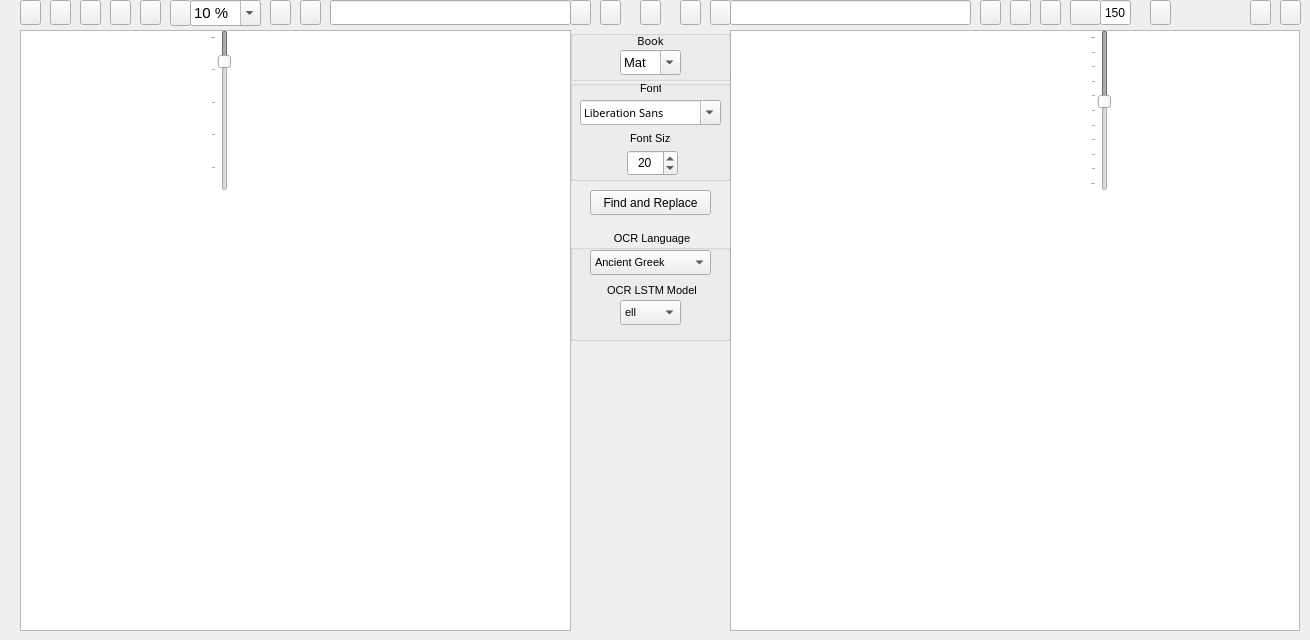
  <widget class="QWidget" name="centralwidget">
   <widget class="QPushButton" name="OpenImageFilebutton">
    <property name="geometry">
     <rect>
      <x>20</x>
      <y>0</y>
      <width>21</width>
      <height>25</height>
     </rect>
    </property>
    <property name="font">
     <font>
      <family>FROMVS [MAXR]</family>
      <pointsize>8</pointsize>
     </font>
    </property>
    <property name="toolTip">
     <string>Open current image</string>
    </property>
    <property name="text">
     <string/>
    </property>
    <property name="icon">
     <iconset resource="../UI_Icons.qrc">
      <normaloff>:/Icons/Icons/folder-open-image.png</normaloff>:/Icons/Icons/folder-open-image.png</iconset>
    </property>
   </widget>
   <widget class="QLineEdit" name="ImageLe">
    <property name="geometry">
     <rect>
      <x>330</x>
      <y>0</y>
      <width>241</width>
      <height>25</height>
     </rect>
    </property>
    <property name="toolTip">
     <string>Current image name</string>
    </property>
   </widget>
   <widget class="QPushButton" name="EditCorrectedTextbutton">
    <property name="geometry">
     <rect>
      <x>980</x>
      <y>0</y>
      <width>21</width>
      <height>25</height>
     </rect>
    </property>
    <property name="font">
     <font>
      <family>FROMVS [MAXR]</family>
      <pointsize>8</pointsize>
     </font>
    </property>
    <property name="toolTip">
     <string>Open current text(.txt,.csv) file</string>
    </property>
    <property name="text">
     <string/>
    </property>
    <property name="icon">
     <iconset resource="../UI_Icons.qrc">
      <normaloff>:/Icons/Icons/folder-open-document-text.png</normaloff>:/Icons/Icons/folder-open-document-text.png</iconset>
    </property>
   </widget>
   <widget class="QPushButton" name="SaveAsOCRCorrTextbutton">
    <property name="geometry">
     <rect>
      <x>1250</x>
      <y>0</y>
      <width>21</width>
      <height>25</height>
     </rect>
    </property>
    <property name="font">
     <font>
      <family>FROMVS [MAXR]</family>
      <pointsize>8</pointsize>
     </font>
    </property>
    <property name="toolTip">
     <string>Save current text file as...</string>
    </property>
    <property name="text">
     <string/>
    </property>
    <property name="icon">
     <iconset resource="../UI_Icons.qrc">
      <normaloff>:/Icons/Icons/disk-rename.png</normaloff>:/Icons/Icons/disk-rename.png</iconset>
    </property>
   </widget>
   <widget class="QPushButton" name="SaveOCRCorrTextbutton">
    <property name="geometry">
     <rect>
      <x>1280</x>
      <y>0</y>
      <width>21</width>
      <height>25</height>
     </rect>
    </property>
    <property name="font">
     <font>
      <family>FROMVS [MAXR]</family>
      <pointsize>8</pointsize>
     </font>
    </property>
    <property name="toolTip">
     <string>Overwrite current text file</string>
    </property>
    <property name="text">
     <string/>
    </property>
    <property name="icon">
     <iconset resource="../UI_Icons.qrc">
      <normaloff>:/Icons/Icons/disk.png</normaloff>:/Icons/Icons/disk.png</iconset>
    </property>
   </widget>
   <widget class="QTextEdit" name="OCRText">
    <property name="geometry">
     <rect>
      <x>730</x>
      <y>30</y>
      <width>570</width>
      <height>601</height>
     </rect>
    </property>
    <property name="minimumSize">
     <size>
      <width>540</width>
      <height>600</height>
     </size>
    </property>
    <property name="font">
     <font>
      <pointsize>8</pointsize>
     </font>
    </property>
   </widget>
   <widget class="QPushButton" name="reloadTextbutton">
    <property name="geometry">
     <rect>
      <x>710</x>
      <y>0</y>
      <width>21</width>
      <height>25</height>
     </rect>
    </property>
    <property name="toolTip">
     <string>Reload current text</string>
    </property>
    <property name="text">
     <string/>
    </property>
    <property name="icon">
     <iconset resource="../UI_Icons.qrc">
      <normaloff>:/Icons/Icons/reload-text.png</normaloff>:/Icons/Icons/reload-text.png</iconset>
    </property>
   </widget>
   <widget class="QPushButton" name="reloadImagebutton">
    <property name="geometry">
     <rect>
      <x>570</x>
      <y>0</y>
      <width>21</width>
      <height>25</height>
     </rect>
    </property>
    <property name="toolTip">
     <string>Reload current image</string>
    </property>
    <property name="text">
     <string/>
    </property>
    <property name="icon">
     <iconset resource="../UI_Icons.qrc">
      <normaloff>:/Icons/Icons/reload.png</normaloff>:/Icons/Icons/reload.png</iconset>
    </property>
   </widget>
   <widget class="QPushButton" name="MyPixlerbutton">
    <property name="geometry">
     <rect>
      <x>50</x>
      <y>0</y>
      <width>21</width>
      <height>25</height>
     </rect>
    </property>
    <property name="toolTip">
     <string>Edit source images with MyPixler</string>
    </property>
    <property name="text">
     <string/>
    </property>
    <property name="icon">
     <iconset resource="../UI_Icons.qrc">
      <normaloff>:/Icons/Icons/BiblionPixler1.png</normaloff>:/Icons/Icons/BiblionPixler1.png</iconset>
    </property>
   </widget>
   <widget class="QPushButton" name="PrevImgButton">
    <property name="geometry">
     <rect>
      <x>270</x>
      <y>0</y>
      <width>21</width>
      <height>25</height>
     </rect>
    </property>
    <property name="toolTip">
     <string>Previous current image - !pair independent</string>
    </property>
    <property name="text">
     <string/>
    </property>
    <property name="icon">
     <iconset resource="../UI_Icons.qrc">
      <normaloff>:/Icons/Icons/back_image.png</normaloff>:/Icons/Icons/back_image.png</iconset>
    </property>
   </widget>
   <widget class="QPushButton" name="NextImgButton">
    <property name="geometry">
     <rect>
      <x>300</x>
      <y>0</y>
      <width>21</width>
      <height>25</height>
     </rect>
    </property>
    <property name="toolTip">
     <string>Next current image - !pair independent</string>
    </property>
    <property name="text">
     <string/>
    </property>
    <property name="icon">
     <iconset resource="../UI_Icons.qrc">
      <normaloff>:/Icons/Icons/forward_image.png</normaloff>:/Icons/Icons/forward_image.png</iconset>
    </property>
   </widget>
   <widget class="QPushButton" name="PrevTxtButton">
    <property name="geometry">
     <rect>
      <x>1010</x>
      <y>0</y>
      <width>21</width>
      <height>25</height>
     </rect>
    </property>
    <property name="toolTip">
     <string>Previous current text - !pair independent</string>
    </property>
    <property name="text">
     <string/>
    </property>
    <property name="icon">
     <iconset resource="../UI_Icons.qrc">
      <normaloff>:/Icons/Icons/back_text.png</normaloff>:/Icons/Icons/back_text.png</iconset>
    </property>
   </widget>
   <widget class="QPushButton" name="NextTxtButton">
    <property name="geometry">
     <rect>
      <x>1040</x>
      <y>0</y>
      <width>21</width>
      <height>25</height>
     </rect>
    </property>
    <property name="toolTip">
     <string>Next current text - !pair independent</string>
    </property>
    <property name="text">
     <string/>
    </property>
    <property name="icon">
     <iconset resource="../UI_Icons.qrc">
      <normaloff>:/Icons/Icons/forward_text.png</normaloff>:/Icons/Icons/forward_text.png</iconset>
    </property>
   </widget>
   <widget class="QPushButton" name="BothNextButton">
    <property name="geometry">
     <rect>
      <x>680</x>
      <y>0</y>
      <width>21</width>
      <height>25</height>
     </rect>
    </property>
    <property name="toolTip">
     <string>Next current image|text pair</string>
    </property>
    <property name="text">
     <string/>
    </property>
    <property name="icon">
     <iconset resource="../UI_Icons.qrc">
      <normaloff>:/Icons/Icons/ui-button-navigation.png</normaloff>:/Icons/Icons/ui-button-navigation.png</iconset>
    </property>
   </widget>
   <widget class="QPushButton" name="BothPrevButton">
    <property name="geometry">
     <rect>
      <x>600</x>
      <y>0</y>
      <width>21</width>
      <height>25</height>
     </rect>
    </property>
    <property name="toolTip">
     <string>Previous current image|text pair</string>
    </property>
    <property name="text">
     <string/>
    </property>
    <property name="icon">
     <iconset resource="../UI_Icons.qrc">
      <normaloff>:/Icons/Icons/ui-button-navigation-back.png</normaloff>:/Icons/Icons/ui-button-navigation-back.png</iconset>
    </property>
   </widget>
   <widget class="QPushButton" name="BothLoadButton">
    <property name="enabled">
     <bool>true</bool>
    </property>
    <property name="geometry">
     <rect>
      <x>640</x>
      <y>0</y>
      <width>21</width>
      <height>25</height>
     </rect>
    </property>
    <property name="toolTip">
     <string>Load current image|text pair</string>
    </property>
    <property name="text">
     <string/>
    </property>
    <property name="icon">
     <iconset resource="../UI_Icons.qrc">
      <normaloff>:/Icons/Icons/documents1.png</normaloff>:/Icons/Icons/documents1.png</iconset>
    </property>
   </widget>
   <widget class="QGroupBox" name="OCRgroupBox">
    <property name="geometry">
     <rect>
      <x>570</x>
      <y>230</y>
      <width>161</width>
      <height>111</height>
     </rect>
    </property>
    <property name="font">
     <font>
      <pointsize>8</pointsize>
     </font>
    </property>
    <property name="title">
     <string> OCR Language</string>
    </property>
    <property name="alignment">
     <set>Qt::AlignCenter</set>
    </property>
    <widget class="QComboBox" name="OCRModelComboBox">
     <property name="geometry">
      <rect>
       <x>50</x>
       <y>70</y>
       <width>61</width>
       <height>25</height>
      </rect>
     </property>
     <property name="toolTip">
      <string>Select OCR language model</string>
     </property>
     <property name="locale">
      <locale language="English" country="UnitedStates"/>
     </property>
     <property name="editable">
      <bool>false</bool>
     </property>
     <item>
      <property name="text">
       <string>ell</string>
      </property>
     </item>
     <item>
      <property name="text">
       <string>grc</string>
      </property>
     </item>
     <item>
      <property name="text">
       <string>feg</string>
      </property>
     </item>
     <item>
      <property name="text">
       <string>heb</string>
      </property>
     </item>
     <item>
      <property name="text">
       <string>feh</string>
      </property>
     </item>
     <item>
      <property name="text">
       <string>lat</string>
      </property>
     </item>
     <item>
      <property name="text">
       <string>fel</string>
      </property>
     </item>
    </widget>
    <widget class="QComboBox" name="OCRlangComboBox">
     <property name="geometry">
      <rect>
       <x>20</x>
       <y>20</y>
       <width>121</width>
       <height>25</height>
      </rect>
     </property>
     <property name="toolTip">
      <string>Select OCR language</string>
     </property>
     <property name="locale">
      <locale language="English" country="UnitedStates"/>
     </property>
     <property name="editable">
      <bool>false</bool>
     </property>
     <item>
      <property name="text">
       <string>Ancient Greek</string>
      </property>
     </item>
     <item>
      <property name="text">
       <string>Middle Greek</string>
      </property>
     </item>
     <item>
      <property name="text">
       <string>Modern Greek</string>
      </property>
     </item>
     <item>
      <property name="text">
       <string>Hebrew</string>
      </property>
     </item>
     <item>
      <property name="text">
       <string>Latin</string>
      </property>
     </item>
    </widget>
    <widget class="QLabel" name="OCRModellabel_2">
     <property name="geometry">
      <rect>
       <x>30</x>
       <y>50</y>
       <width>101</width>
       <height>20</height>
      </rect>
     </property>
     <property name="font">
      <font>
       <pointsize>8</pointsize>
      </font>
     </property>
     <property name="toolTip">
      <string>Select OCR LSTM model</string>
     </property>
     <property name="text">
      <string> OCR LSTM Model</string>
     </property>
     <property name="alignment">
      <set>Qt::AlignCenter</set>
     </property>
    </widget>
   </widget>
   <widget class="QLineEdit" name="TextLE">
    <property name="geometry">
     <rect>
      <x>730</x>
      <y>0</y>
      <width>241</width>
      <height>25</height>
     </rect>
    </property>
   </widget>
   <widget class="QGroupBox" name="SessiongroupBox">
    <property name="geometry">
     <rect>
      <x>570</x>
      <y>30</y>
      <width>161</width>
      <height>51</height>
     </rect>
    </property>
    <property name="title">
     <string/>
    </property>
    <widget class="QLabel" name="booklabel">
     <property name="geometry">
      <rect>
       <x>50</x>
       <y>0</y>
       <width>61</width>
       <height>21</height>
      </rect>
     </property>
     <property name="font">
      <font>
       <family>FROMVS</family>
       <pointsize>8</pointsize>
       <weight>50</weight>
       <italic>false</italic>
       <bold>false</bold>
      </font>
     </property>
     <property name="text">
      <string>Book</string>
     </property>
     <property name="alignment">
      <set>Qt::AlignCenter</set>
     </property>
    </widget>
    <widget class="QComboBox" name="bookComboBox">
     <property name="geometry">
      <rect>
       <x>50</x>
       <y>20</y>
       <width>61</width>
       <height>25</height>
      </rect>
     </property>
     <property name="font">
      <font>
       <pointsize>10</pointsize>
      </font>
     </property>
     <property name="toolTip">
      <string>Bible book current image|text directory</string>
     </property>
     <property name="editable">
      <bool>true</bool>
     </property>
     <item>
      <property name="text">
       <string>Mat</string>
      </property>
     </item>
     <item>
      <property name="text">
       <string>Mar</string>
      </property>
     </item>
     <item>
      <property name="text">
       <string>Luk</string>
      </property>
     </item>
     <item>
      <property name="text">
       <string>Joh</string>
      </property>
     </item>
     <item>
      <property name="text">
       <string>Act</string>
      </property>
     </item>
     <item>
      <property name="text">
       <string>Rom</string>
      </property>
     </item>
     <item>
      <property name="text">
       <string>1Co</string>
      </property>
     </item>
     <item>
      <property name="text">
       <string>2Co</string>
      </property>
     </item>
     <item>
      <property name="text">
       <string>Gal</string>
      </property>
     </item>
     <item>
      <property name="text">
       <string>Eph</string>
      </property>
     </item>
     <item>
      <property name="text">
       <string>Php</string>
      </property>
     </item>
     <item>
      <property name="text">
       <string>Col</string>
      </property>
     </item>
     <item>
      <property name="text">
       <string>1Th</string>
      </property>
     </item>
     <item>
      <property name="text">
       <string>2Th</string>
      </property>
     </item>
     <item>
      <property name="text">
       <string>1Ti</string>
      </property>
     </item>
     <item>
      <property name="text">
       <string>2Ti</string>
      </property>
     </item>
     <item>
      <property name="text">
       <string>Tit</string>
      </property>
     </item>
     <item>
      <property name="text">
       <string>Phm</string>
      </property>
     </item>
     <item>
      <property name="text">
       <string>Heb</string>
      </property>
     </item>
     <item>
      <property name="text">
       <string>Jas</string>
      </property>
     </item>
     <item>
      <property name="text">
       <string>1Pe</string>
      </property>
     </item>
     <item>
      <property name="text">
       <string>2Pe</string>
      </property>
     </item>
     <item>
      <property name="text">
       <string>1Jn</string>
      </property>
     </item>
     <item>
      <property name="text">
       <string>2Jn</string>
      </property>
     </item>
     <item>
      <property name="text">
       <string>3Jn</string>
      </property>
     </item>
     <item>
      <property name="text">
       <string>Jud</string>
      </property>
     </item>
     <item>
      <property name="text">
       <string>Rev</string>
      </property>
     </item>
    </widget>
   </widget>
   <widget class="QGroupBox" name="TextgroupBox">
    <property name="geometry">
     <rect>
      <x>570</x>
      <y>80</y>
      <width>161</width>
      <height>101</height>
     </rect>
    </property>
    <property name="title">
     <string/>
    </property>
    <widget class="QLabel" name="fontlabel">
     <property name="geometry">
      <rect>
       <x>70</x>
       <y>0</y>
       <width>21</width>
       <height>17</height>
      </rect>
     </property>
     <property name="font">
      <font>
       <pointsize>8</pointsize>
      </font>
     </property>
     <property name="text">
      <string>Font</string>
     </property>
    </widget>
    <widget class="QLabel" name="fontSizelabel">
     <property name="geometry">
      <rect>
       <x>60</x>
       <y>50</y>
       <width>41</width>
       <height>17</height>
      </rect>
     </property>
     <property name="font">
      <font>
       <pointsize>8</pointsize>
      </font>
     </property>
     <property name="text">
      <string>Font Size</string>
     </property>
    </widget>
    <widget class="QSpinBox" name="fontSizeBox">
     <property name="geometry">
      <rect>
       <x>57</x>
       <y>70</y>
       <width>51</width>
       <height>26</height>
      </rect>
     </property>
     <property name="toolTip">
      <string>Select font size</string>
     </property>
     <property name="alignment">
      <set>Qt::AlignCenter</set>
     </property>
     <property name="minimum">
      <number>6</number>
     </property>
     <property name="maximum">
      <number>30</number>
     </property>
     <property name="value">
      <number>20</number>
     </property>
    </widget>
    <widget class="QFontComboBox" name="fontComboBox">
     <property name="geometry">
      <rect>
       <x>10</x>
       <y>20</y>
       <width>141</width>
       <height>25</height>
      </rect>
     </property>
     <property name="font">
      <font>
       <family>FROMVS</family>
       <pointsize>8</pointsize>
       <weight>50</weight>
       <italic>false</italic>
       <bold>false</bold>
      </font>
     </property>
     <property name="toolTip">
      <string>Select font</string>
     </property>
    </widget>
   </widget>
   <widget class="QComboBox" name="ZoomComboBox">
    <property name="geometry">
     <rect>
      <x>190</x>
      <y>0</y>
      <width>71</width>
      <height>26</height>
     </rect>
    </property>
    <property name="sizePolicy">
     <sizepolicy hsizetype="Preferred" vsizetype="Preferred">
      <horstretch>0</horstretch>
      <verstretch>0</verstretch>
     </sizepolicy>
    </property>
    <property name="font">
     <font>
      <pointsize>11</pointsize>
     </font>
    </property>
    <property name="toolTip">
     <string>Select current image zoom</string>
    </property>
    <property name="inputMethodHints">
     <set>Qt::ImhNone</set>
    </property>
    <property name="editable">
     <bool>true</bool>
    </property>
    <property name="currentText">
     <string>10 %</string>
    </property>
    <property name="insertPolicy">
     <enum>QComboBox::NoInsert</enum>
    </property>
    <item>
     <property name="text">
      <string>10 %</string>
     </property>
    </item>
    <item>
     <property name="text">
      <string>25 %</string>
     </property>
    </item>
    <item>
     <property name="text">
      <string>50 %</string>
     </property>
    </item>
    <item>
     <property name="text">
      <string>100 %</string>
     </property>
    </item>
    <item>
     <property name="text">
      <string>200 %</string>
     </property>
    </item>
   </widget>
   <widget class="QPushButton" name="Zoombutton">
    <property name="enabled">
     <bool>true</bool>
    </property>
    <property name="geometry">
     <rect>
      <x>170</x>
      <y>0</y>
      <width>21</width>
      <height>26</height>
     </rect>
    </property>
    <property name="font">
     <font>
      <pointsize>8</pointsize>
     </font>
    </property>
    <property name="toolTip">
     <string>Zoom decorator</string>
    </property>
    <property name="text">
     <string/>
    </property>
    <property name="icon">
     <iconset resource="../UI_Icons.qrc">
      <normaloff>:/Icons/Icons/image-resize1.png</normaloff>:/Icons/Icons/image-resize1.png</iconset>
    </property>
   </widget>
   <widget class="QSlider" name="LHslider">
    <property name="enabled">
     <bool>false</bool>
    </property>
    <property name="geometry">
     <rect>
      <x>1090</x>
      <y>30</y>
      <width>21</width>
      <height>161</height>
     </rect>
    </property>
    <property name="toolTip">
     <string>Set current text line spacing</string>
    </property>
    <property name="minimum">
     <number>100</number>
    </property>
    <property name="maximum">
     <number>200</number>
    </property>
    <property name="singleStep">
     <number>2</number>
    </property>
    <property name="pageStep">
     <number>10</number>
    </property>
    <property name="value">
     <number>144</number>
    </property>
    <property name="sliderPosition">
     <number>144</number>
    </property>
    <property name="orientation">
     <enum>Qt::Vertical</enum>
    </property>
    <property name="invertedAppearance">
     <bool>true</bool>
    </property>
    <property name="tickPosition">
     <enum>QSlider::TicksAbove</enum>
    </property>
   </widget>
   <widget class="QLineEdit" name="LHlineEdit">
    <property name="geometry">
     <rect>
      <x>1100</x>
      <y>0</y>
      <width>31</width>
      <height>25</height>
     </rect>
    </property>
    <property name="toolTip">
     <string>Current text line spacing</string>
    </property>
    <property name="text">
     <string>150</string>
    </property>
    <property name="maxLength">
     <number>32767</number>
    </property>
    <property name="alignment">
     <set>Qt::AlignCenter</set>
    </property>
    <property name="placeholderText">
     <string>150</string>
    </property>
    <property name="clearButtonEnabled">
     <bool>false</bool>
    </property>
   </widget>
   <widget class="QPushButton" name="LHDialogbutton">
    <property name="enabled">
     <bool>true</bool>
    </property>
    <property name="geometry">
     <rect>
      <x>1070</x>
      <y>0</y>
      <width>31</width>
      <height>25</height>
     </rect>
    </property>
    <property name="font">
     <font>
      <family>FROMVS [MAXR]</family>
      <pointsize>8</pointsize>
     </font>
    </property>
    <property name="toolTip">
     <string>Enable line spacing slider</string>
    </property>
    <property name="text">
     <string/>
    </property>
    <property name="icon">
     <iconset resource="../UI_Icons.qrc">
      <normaloff>:/Icons/Icons/edit-line-spacing.png</normaloff>:/Icons/Icons/edit-line-spacing.png</iconset>
    </property>
   </widget>
   <widget class="QSlider" name="Zoomslider">
    <property name="enabled">
     <bool>false</bool>
    </property>
    <property name="geometry">
     <rect>
      <x>210</x>
      <y>30</y>
      <width>21</width>
      <height>161</height>
     </rect>
    </property>
    <property name="toolTip">
     <string>Set current text line spacing</string>
    </property>
    <property name="minimum">
     <number>10</number>
    </property>
    <property name="maximum">
     <number>100</number>
    </property>
    <property name="singleStep">
     <number>1</number>
    </property>
    <property name="pageStep">
     <number>20</number>
    </property>
    <property name="value">
     <number>25</number>
    </property>
    <property name="sliderPosition">
     <number>25</number>
    </property>
    <property name="orientation">
     <enum>Qt::Vertical</enum>
    </property>
    <property name="invertedAppearance">
     <bool>true</bool>
    </property>
    <property name="tickPosition">
     <enum>QSlider::TicksAbove</enum>
    </property>
   </widget>
   <widget class="QPushButton" name="MyWriterbutton">
    <property name="geometry">
     <rect>
      <x>1150</x>
      <y>0</y>
      <width>21</width>
      <height>25</height>
     </rect>
    </property>
    <property name="toolTip">
     <string>Edit current text(.txt) file with MyWriter</string>
    </property>
    <property name="text">
     <string/>
    </property>
    <property name="icon">
     <iconset resource="../UI_Icons.qrc">
      <normaloff>:/Icons/Icons/BiblionWriter.png</normaloff>:/Icons/Icons/BiblionWriter.png</iconset>
    </property>
   </widget>
   <widget class="QPushButton" name="FindReplacebutton">
    <property name="geometry">
     <rect>
      <x>590</x>
      <y>190</y>
      <width>121</width>
      <height>25</height>
     </rect>
    </property>
    <property name="font">
     <font>
      <pointsize>9</pointsize>
     </font>
    </property>
    <property name="text">
     <string>Find and Replace</string>
    </property>
    <property name="icon">
     <iconset resource="../UI_Icons.qrc">
      <normaloff>:/Icons/Icons/search.png</normaloff>:/Icons/Icons/search.png</iconset>
    </property>
   </widget>
   <widget class="QPushButton" name="LineBoxImagebutton">
    <property name="geometry">
     <rect>
      <x>80</x>
      <y>0</y>
      <width>21</width>
      <height>25</height>
     </rect>
    </property>
    <property name="font">
     <font>
      <pointsize>8</pointsize>
     </font>
    </property>
    <property name="toolTip">
     <string>Make line box files and/or split into line files</string>
    </property>
    <property name="text">
     <string/>
    </property>
    <property name="icon">
     <iconset resource="../UI_Icons.qrc">
      <normaloff>:/Icons/Icons/boxwood.png</normaloff>:/Icons/Icons/boxwood.png</iconset>
    </property>
   </widget>
   <widget class="QPushButton" name="CharBoxImagebutton">
    <property name="geometry">
     <rect>
      <x>110</x>
      <y>0</y>
      <width>21</width>
      <height>25</height>
     </rect>
    </property>
    <property name="font">
     <font>
      <pointsize>8</pointsize>
     </font>
    </property>
    <property name="toolTip">
     <string>Make character box file</string>
    </property>
    <property name="text">
     <string/>
    </property>
    <property name="icon">
     <iconset resource="../UI_Icons.qrc">
      <normaloff>:/Icons/Icons/boxwood3.png</normaloff>:/Icons/Icons/boxwood3.png</iconset>
    </property>
   </widget>
   <widget class="QPushButton" name="WordBoxImagebutton">
    <property name="geometry">
     <rect>
      <x>140</x>
      <y>0</y>
      <width>21</width>
      <height>25</height>
     </rect>
    </property>
    <property name="font">
     <font>
      <pointsize>8</pointsize>
     </font>
    </property>
    <property name="toolTip">
     <string>Make word box file</string>
    </property>
    <property name="text">
     <string/>
    </property>
    <property name="icon">
     <iconset resource="../UI_Icons.qrc">
      <normaloff>:/Icons/Icons/boxbig.png</normaloff>:/Icons/Icons/boxbig.png</iconset>
    </property>
   </widget>
   <widget class="QGraphicsView" name="Image">
    <property name="geometry">
     <rect>
      <x>20</x>
      <y>30</y>
      <width>551</width>
      <height>601</height>
     </rect>
    </property>
   </widget>
   <zorder>Image</zorder>
   <zorder>OpenImageFilebutton</zorder>
   <zorder>ImageLe</zorder>
   <zorder>EditCorrectedTextbutton</zorder>
   <zorder>SaveAsOCRCorrTextbutton</zorder>
   <zorder>SaveOCRCorrTextbutton</zorder>
   <zorder>OCRText</zorder>
   <zorder>reloadTextbutton</zorder>
   <zorder>reloadImagebutton</zorder>
   <zorder>MyPixlerbutton</zorder>
   <zorder>PrevImgButton</zorder>
   <zorder>NextImgButton</zorder>
   <zorder>PrevTxtButton</zorder>
   <zorder>NextTxtButton</zorder>
   <zorder>BothNextButton</zorder>
   <zorder>BothPrevButton</zorder>
   <zorder>BothLoadButton</zorder>
   <zorder>OCRgroupBox</zorder>
   <zorder>TextLE</zorder>
   <zorder>SessiongroupBox</zorder>
   <zorder>TextgroupBox</zorder>
   <zorder>ZoomComboBox</zorder>
   <zorder>Zoombutton</zorder>
   <zorder>LHslider</zorder>
   <zorder>LHlineEdit</zorder>
   <zorder>LHDialogbutton</zorder>
   <zorder>Zoomslider</zorder>
   <zorder>MyWriterbutton</zorder>
   <zorder>FindReplacebutton</zorder>
   <zorder>LineBoxImagebutton</zorder>
   <zorder>CharBoxImagebutton</zorder>
   <zorder>WordBoxImagebutton</zorder>
  </widget>
